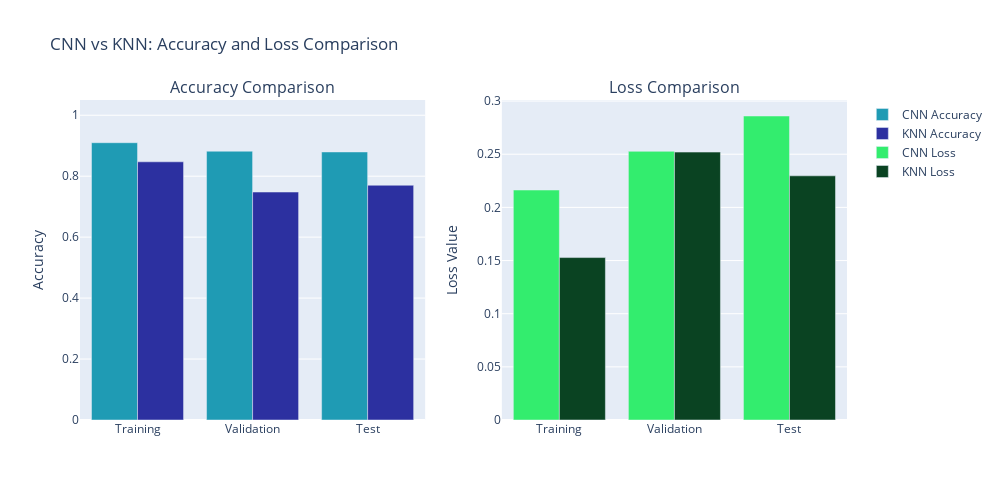

The code cell stored with this chart in its notebook:
### Code cell
fig = make_subplots(rows=1, cols=2, subplot_titles=("Accuracy Comparison", "Loss Comparison"))

fig.add_trace(go.Bar(x=df_plot_comparison['Dataset'], y=df_plot_comparison['CNN Accuracy'], name='CNN Accuracy', marker_color="#1f9bb4"), row=1, col=1)
fig.add_trace(go.Bar(x=df_plot_comparison['Dataset'], y=df_plot_comparison['KNN Accuracy'], name='KNN Accuracy', marker_color="#2c30a0"), row=1, col=1)
fig.add_trace(go.Bar(x=df_plot_comparison['Dataset'], y=df_plot_comparison['CNN Loss'], name='CNN Loss', marker_color="#33ed6e"), row=1, col=2)
fig.add_trace(go.Bar(x=df_plot_comparison['Dataset'], y=df_plot_comparison['KNN Loss'], name='KNN Loss', marker_color="#0a4322"), row=1, col=2)
fig.update_layout(title_text="CNN vs KNN: Accuracy and Loss Comparison", showlegend=True, height=500, width=1000)
fig.update_yaxes(title_text="Accuracy", range=[0, 1.05], row=1, col=1)
fig.update_yaxes(title_text="Loss Value", row=1, col=2)
fig.show()

### Figure 1 — Plotly figure (JSON) as saved in the notebook; plotly's stock layout.template omitted (floating-point values rounded to 4 significant figures)
{"data": [{"marker": {"color": "#1f9bb4"}, "name": "CNN Accuracy", "type": "bar", "x": ["Training", "Validation", "Test"], "xaxis": "x", "y": [0.9099, 0.882, 0.8796], "yaxis": "y"}, {"marker": {"color": "#2c30a0"}, "name": "KNN Accuracy", "type": "bar", "x": ["Training", "Validation", "Test"], "xaxis": "x", "y": [0.8472, 0.748, 0.7703], "yaxis": "y"}, {"marker": {"color": "#33ed6e"}, "name": "CNN Loss", "type": "bar", "x": ["Training", "Validation", "Test"], "xaxis": "x2", "y": [0.2163, 0.2527, 0.286], "yaxis": "y2"}, {"marker": {"color": "#0a4322"}, "name": "KNN Loss", "type": "bar", "x": ["Training", "Validation", "Test"], "xaxis": "x2", "y": [0.1528, 0.252, 0.2297], "yaxis": "y2"}], "layout": {"annotations": [{"font": {"size": 16}, "showarrow": false, "text": "Accuracy Comparison", "x": 0.225, "xanchor": "center", "xref": "paper", "y": 1, "yanchor": "bottom", "yref": "paper"}, {"font": {"size": 16}, "showarrow": false, "text": "Loss Comparison", "x": 0.775, "xanchor": "center", "xref": "paper", "y": 1, "yanchor": "bottom", "yref": "paper"}], "height": 500, "showlegend": true, "title": {"text": "CNN vs KNN: Accuracy and Loss Comparison"}, "width": 1000, "xaxis": {"anchor": "y", "domain": [0, 0.45]}, "xaxis2": {"anchor": "y2", "domain": [0.55, 1]}, "yaxis": {"anchor": "x", "domain": [0, 1], "range": [0, 1.05], "title": {"text": "Accuracy"}}, "yaxis2": {"anchor": "x2", "domain": [0, 1], "title": {"text": "Loss Value"}}}}
